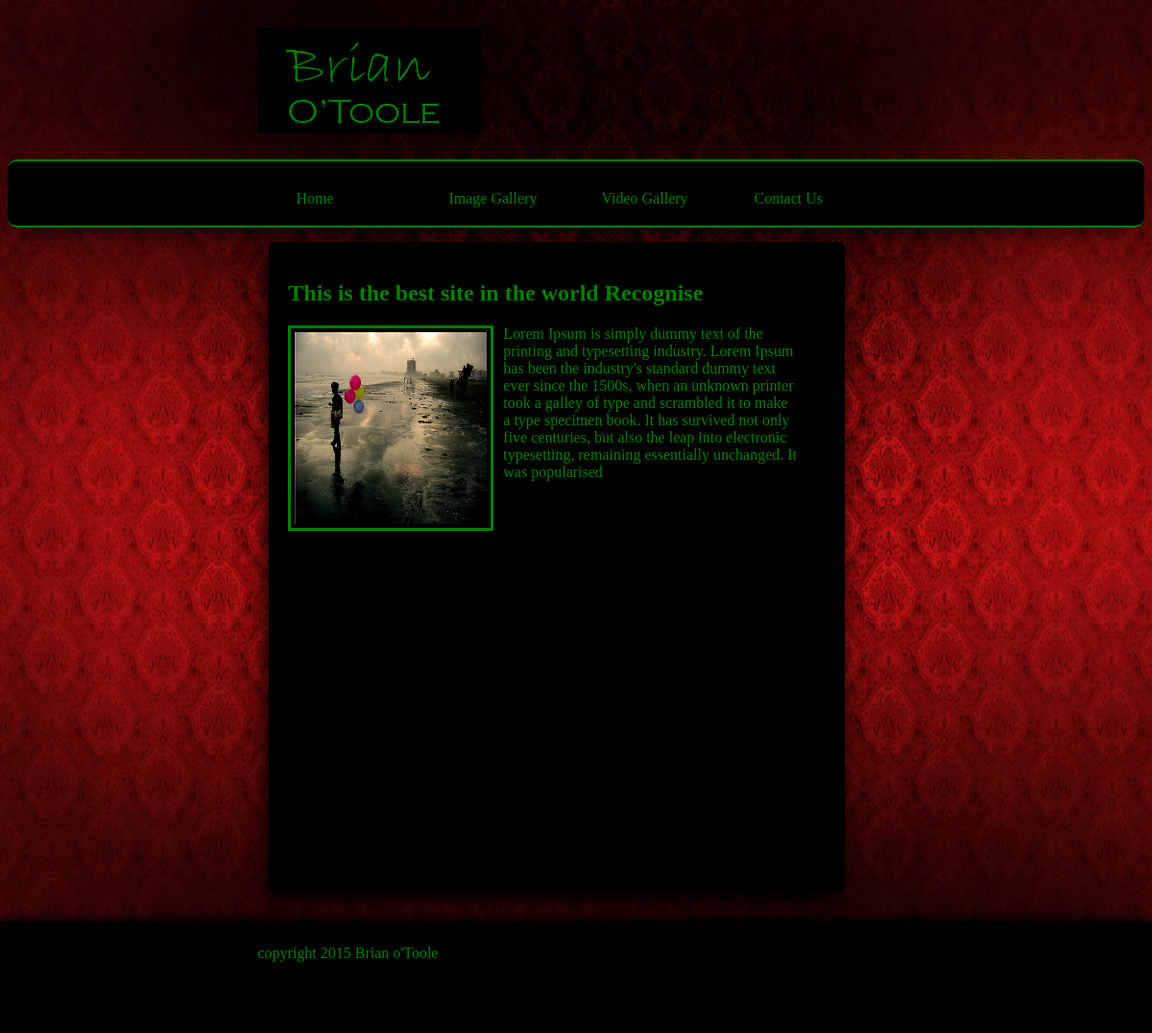
The page / on the database its author committed.
### tables this page shows
CREATE TABLE IF NOT EXISTS `page_content` (
  `page_no` int(10) NOT NULL AUTO_INCREMENT,
  `title` varchar(50) NOT NULL,
  `heading` varchar(50) NOT NULL,
  `content` varchar(500) DEFAULT NULL,
  `image` varchar(50) DEFAULT NULL,
  `module` varchar(50) DEFAULT NULL,
  PRIMARY KEY (`page_no`)
);

### index.php (called while the page is built)
<?php
include '/controllers/connect.php';
require $_SERVER['DOCUMENT_ROOT'] . 'templatesite/theme/overallheader.php';
include $_SERVER['DOCUMENT_ROOT'] . 'templatesite/theme/header.php';
include 'content.php';
include $_SERVER['DOCUMENT_ROOT'] . 'templatesite/theme/footer.php';
require $_SERVER['DOCUMENT_ROOT'] . 'templatesite/theme/overallfooter.php';
?>

### controllers/connect.php (called while the page is built, shortened)
<?php
	$servername = "localhost";
	$username = "root";
	$password = "";
	$dbname = "mini_site";
	$db = new mysqli($servername, $username, $password, $dbname);
$sql = "SELECT dyn_menu.id, dyn_menu.label, dyn_menu.link_url, page_content.title, page_content.page_no, page_content.heading, page_content.content FROM dyn_menu INNER JOIN page_content ON dyn_menu.id=page_content.page_no";
$page_no = substr($_SERVER['QUERY_STRING'], -1);
if ($page_no < 1){
	$page_no = 1;
}
$sql3 = "SELECT content, title, image, module, heading FROM page_content WHERE page_no=$page_no";
$result3 = $db->query($sql3);
$row3 = $result3->fetch_assoc();
$content = $row3['content'];
$heading = $row3['heading'];
?>

### content.php (the view, shortened to what this page needs)
  <section class="innerPart">
			<h2><?php echo $heading; ?></h2>
			<?php include 'controllers/postImage.php'; ?>
	    	<p class="homePageParagraph"><?php echo $content; ?><p></p>
</section>

### controllers/nav.php
<nav>
	<ul>
<?php
if(!$result = $db->query($sql)){
    die('There was an error running the query [' . $db->error . ']');
}
	while($row = $result->fetch_assoc()){
		    echo '<li><a href="index.php?page_no=' . $row['page_no'] . '">' . $row['title'] . '</a></li>';
		}
?>
</ul>
</nav>

### controllers/postImage.php
<?php
    $image = $row3['image'];
    if($image == !null){
    	echo '<img class="homePageImage" alt="this is a photo" src="includes/images/' . $row3['image'] . '"/>';
    }
	else echo '';
?>

### includes/css/base.css (style rules this page uses)
img { border: 3px solid green; display: block; float: left; height: 200px; padding: 4px; position: relative; width: 200px; }
p { color: green; display: block; float: left; position: relative; width: 500px; }
h2 { color: green; font-family: "industrial736_btroman",Garamond,"Hoefler Text",Times New Roman,Times,serif; }
body { background: black none repeat scroll 0 0; }
li { color: green; list-style: outside none none; }
ul { color: green; }
nav { display: block; float: left; height: 48px; left: 22%; position: relative; }
nav li { display: block; float: left; position: relative; width: 131px; margin-right: 28px; }
nav a { color: green; text-decoration: none; }
.innerPart { display: block; float: left; left: 23%; margin: 15px auto auto; position: relative; width: 560px; }
.innerPart { background-color: black; box-shadow: -3px 9px 19px black; border-radius: 6px; margin-bottom: 20px; padding-left: 20px; padding-right: 20px; padding-top: 20px; }
section { display: block; float: left; min-height: 658px; height: expression( this.scrollHeight < 670 ? "663px" : "auto" ); position: relative; }
.homePageImage { margin-right: 10px; }
.homePageParagraph { float: none; width: 530px; }

### rows shown on the page
page_content: title "Home", heading "This is the best site in the world Recognise", image (picture), content "Lorem Ipsum is simply dummy text of the printing and typesetting industry. Lorem Ipsum has been the industry's standard dummy text ever since the 1500s, when an unknown printer took a galley of type and scrambled it to make a type specimen book. It has survived not only five centuries, but also the leap into electronic typesetting, remaining essentially unchanged. It was popularised"
page_content: title "Image Gallery"
page_content: title "Video Gallery"
page_content: title "Contact Us"
